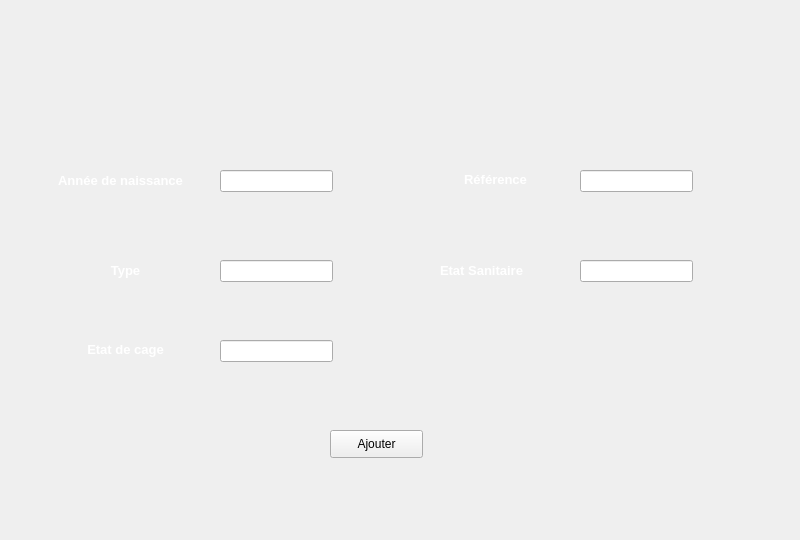
   <widget class="QWidget" name="tab">
    <attribute name="title">
     <string>Ajouter un animal</string>
    </attribute>
    <widget class="QLabel" name="label">
     <property name="geometry">
      <rect>
       <x>70</x>
       <y>260</y>
       <width>111</width>
       <height>21</height>
      </rect>
     </property>
     <property name="text">
      <string>&lt;html&gt;&lt;head/&gt;&lt;body&gt;&lt;p align=&quot;center&quot;&gt;&lt;span style=&quot; font-size:10pt; font-weight:600; color:#ffffff;&quot;&gt;Type&lt;/span&gt;&lt;/p&gt;&lt;/body&gt;&lt;/html&gt;</string>
     </property>
    </widget>
    <widget class="QLabel" name="label_2">
     <property name="geometry">
      <rect>
       <x>450</x>
       <y>170</y>
       <width>91</width>
       <height>20</height>
      </rect>
     </property>
     <property name="text">
      <string>&lt;html&gt;&lt;head/&gt;&lt;body&gt;&lt;p align=&quot;center&quot;&gt;&lt;span style=&quot; font-size:10pt; font-weight:600; color:#ffffff;&quot;&gt;Référence&lt;/span&gt;&lt;/p&gt;&lt;/body&gt;&lt;/html&gt;</string>
     </property>
    </widget>
    <widget class="QLineEdit" name="le_type">
     <property name="geometry">
      <rect>
       <x>220</x>
       <y>260</y>
       <width>113</width>
       <height>22</height>
      </rect>
     </property>
    </widget>
    <widget class="QLineEdit" name="le_ref">
     <property name="geometry">
      <rect>
       <x>580</x>
       <y>170</y>
       <width>113</width>
       <height>22</height>
      </rect>
     </property>
    </widget>
    <widget class="QPushButton" name="pb_ajouter">
     <property name="geometry">
      <rect>
       <x>330</x>
       <y>430</y>
       <width>93</width>
       <height>28</height>
      </rect>
     </property>
     <property name="text">
      <string>Ajouter</string>
     </property>
    </widget>
    <widget class="QLabel" name="label_3">
     <property name="geometry">
      <rect>
       <x>30</x>
       <y>150</y>
       <width>181</width>
       <height>61</height>
      </rect>
     </property>
     <property name="text">
      <string>&lt;html&gt;&lt;head/&gt;&lt;body&gt;&lt;p align=&quot;center&quot;&gt;&lt;span style=&quot; font-size:10pt; font-weight:600; color:#ffffff;&quot;&gt;Année de naissance&lt;/span&gt;&lt;/p&gt;&lt;/body&gt;&lt;/html&gt;</string>
     </property>
    </widget>
    <widget class="QLineEdit" name="le_an">
     <property name="geometry">
      <rect>
       <x>220</x>
       <y>170</y>
       <width>113</width>
       <height>22</height>
      </rect>
     </property>
    </widget>
    <widget class="QLabel" name="label_4">
     <property name="geometry">
      <rect>
       <x>440</x>
       <y>250</y>
       <width>131</width>
       <height>41</height>
      </rect>
     </property>
     <property name="text">
      <string>&lt;html&gt;&lt;head/&gt;&lt;body&gt;&lt;p&gt;&lt;span style=&quot; font-size:10pt; font-weight:600; color:#ffffff;&quot;&gt;Etat Sanitaire&lt;/span&gt;&lt;/p&gt;&lt;/body&gt;&lt;/html&gt;</string>
     </property>
    </widget>
    <widget class="QLabel" name="label_5">
     <property name="geometry">
      <rect>
       <x>70</x>
       <y>340</y>
       <width>111</width>
       <height>20</height>
      </rect>
     </property>
     <property name="text">
      <string>&lt;html&gt;&lt;head/&gt;&lt;body&gt;&lt;p align=&quot;center&quot;&gt;&lt;span style=&quot; font-size:10pt; font-weight:600; color:#ffffff;&quot;&gt;Etat de cage&lt;/span&gt;&lt;/p&gt;&lt;/body&gt;&lt;/html&gt;</string>
     </property>
    </widget>
    <widget class="QLabel" name="label_6">
     <property name="geometry">
      <rect>
       <x>-10</x>
       <y>0</y>
       <width>791</width>
       <height>531</height>
      </rect>
     </property>
     <property name="text">
      <string/>
     </property>
     <property name="pixmap">
      <pixmap>../../../Esprit/2A16/Semestre 1/Projet C++/ZOO'RNI/charte essai 1.png</pixmap>
     </property>
     <property name="scaledContents">
      <bool>true</bool>
     </property>
    </widget>
    <widget class="QLineEdit" name="le_san">
     <property name="geometry">
      <rect>
       <x>580</x>
       <y>260</y>
       <width>113</width>
       <height>22</height>
      </rect>
     </property>
    </widget>
    <widget class="QLineEdit" name="le_cage">
     <property name="geometry">
      <rect>
       <x>220</x>
       <y>340</y>
       <width>113</width>
       <height>22</height>
      </rect>
     </property>
    </widget>
    <zorder>label_6</zorder>
    <zorder>label</zorder>
    <zorder>label_2</zorder>
    <zorder>le_type</zorder>
    <zorder>le_ref</zorder>
    <zorder>pb_ajouter</zorder>
    <zorder>label_3</zorder>
    <zorder>le_an</zorder>
    <zorder>label_4</zorder>
    <zorder>label_5</zorder>
    <zorder>le_san</zorder>
    <zorder>le_cage</zorder>
   </widget>
